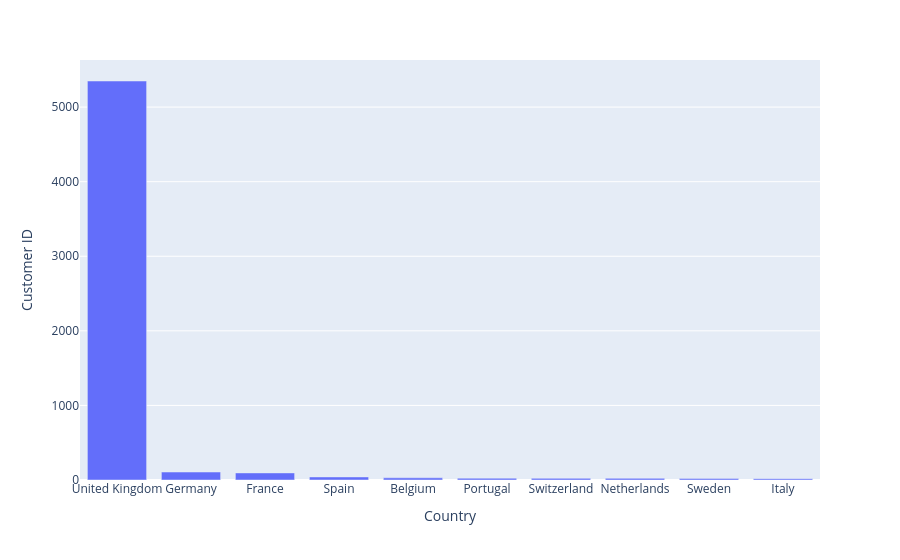

Notebook code for this chart:
### Code cell
px.bar(Top_countries, 'Country', 'Customer ID')

### Figure 1 — Plotly figure (JSON) as saved in the notebook; plotly's stock layout.template omitted (floating-point values rounded to 4 significant figures)
{"data": [{"alignmentgroup": "True", "hovertemplate": "Country=%{x}<br>Customer ID=%{y}<extra></extra>", "legendgroup": "", "marker": {"color": "#636efa", "pattern": {"shape": ""}}, "name": "", "offsetgroup": "", "orientation": "v", "showlegend": false, "textposition": "auto", "type": "bar", "x": ["United Kingdom", "Germany", "France", "Spain", "Belgium", "Portugal", "Switzerland", "Netherlands", "Sweden", "Italy"], "xaxis": "x", "y": [5350, 107, 95, 41, 29, 24, 22, 22, 19, 17], "yaxis": "y"}], "layout": {"barmode": "relative", "legend": {"tracegroupgap": 0}, "margin": {"t": 60}, "xaxis": {"anchor": "y", "domain": [0, 1], "title": {"text": "Country"}}, "yaxis": {"anchor": "x", "domain": [0, 1], "title": {"text": "Customer ID"}}}}
